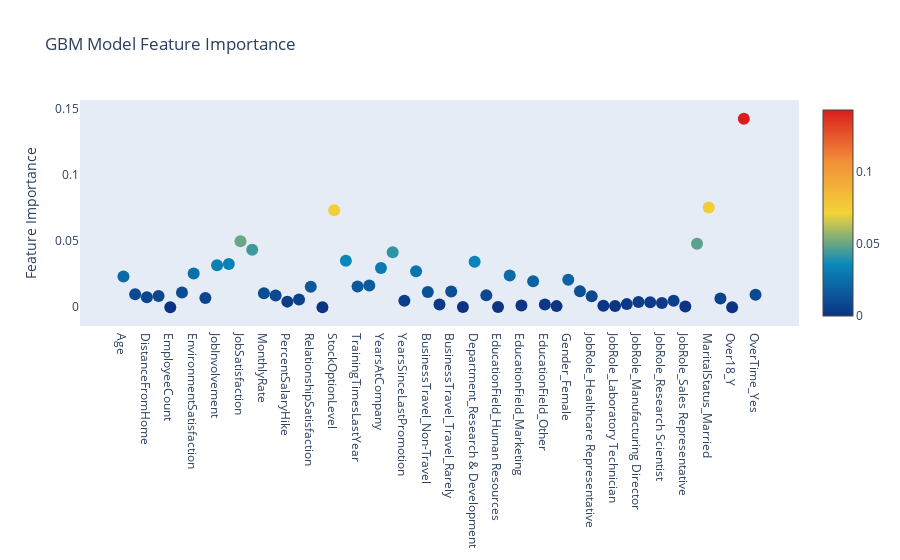

Notebook cell for this chart:
### Code cell
# Scatter plot 
trace = go.Scatter(
    y = best_model.feature_importances_,
    x = df.columns.values,
    mode='markers',
    marker=dict(
        sizemode = 'diameter',
        sizeref = 1.3,
        size = 12,
        color = best_model.feature_importances_,
        colorscale='Portland',
        showscale=True
    ),
    text = df.columns.values
)
data = [trace]

layout= go.Layout(
    height=600,
    autosize= True,
    title= 'GBM Model Feature Importance',
    hovermode= 'closest',
     xaxis= dict(
         ticklen= 5,
         showgrid=False,
        zeroline=False,
        showline=False
     ),
    yaxis=dict(
        title= 'Feature Importance',
        showgrid=False,
        zeroline=False,
        ticklen= 5,
        gridwidth= 2
    ),
    showlegend= False
)
fig = go.Figure(data=data, layout=layout)
py.iplot(fig,filename='scatter')

### Figure 1 — Plotly figure (JSON) as saved in the notebook; plotly's stock layout.template omitted (floating-point values rounded to 4 significant figures)
{"data": [{"marker": {"color": [0.02331, 0.009847, 0.007607, 0.008547, 0, 0.01107, 0.02551, 0.007049, 0.0317, 0.03272, 0.04991, 0.04356, 0.0106, 0.00877, 0.004213, 0.005761, 0.01556, 0, 0.07341, 0.0351, 0.01575, 0.01636, 0.02964, 0.04156, 0.004892, 0.02715, 0.01157, 0.001995, 0.01196, 9.229e-05, 0.03432, 0.008952, 0.0002265, 0.02396, 0.001228, 0.01957, 0.001984, 0.0008185, 0.0207, 0.01216, 0.008202, 0.001148, 0.0009072, 0.002328, 0.003938, 0.003725, 0.003135, 0.004938, 0.0004775, 0.04802, 0.07549, 0.006511, 0, 0.1426, 0.009441], "colorscale": [[0, "rgb(12,51,131)"], [0.25, "rgb(10,136,186)"], [0.5, "rgb(242,211,56)"], [0.75, "rgb(242,143,56)"], [1, "rgb(217,30,30)"]], "showscale": true, "size": 12, "sizemode": "diameter", "sizeref": 1.3}, "mode": "markers", "text": ["Age", "DailyRate", "DistanceFromHome", "Education", "EmployeeCount", "EmployeeNumber", "EnvironmentSatisfaction", "HourlyRate", "JobInvolvement", "JobLevel", "JobSatisfaction", "MonthlyIncome", "MonthlyRate", "NumCompaniesWorked", "PercentSalaryHike", "PerformanceRating", "RelationshipSatisfaction", "StandardHours", "StockOptionLevel", "TotalWorkingYears", "TrainingTimesLastYear", "WorkLifeBalance", "YearsAtCompany", "YearsInCurrentRole", "YearsSinceLastPromotion", "YearsWithCurrManager", "BusinessTravel_Non-Travel", "BusinessTravel_Travel_Frequently", "BusinessTravel_Travel_Rarely", "Department_Human Resources", "Department_Research & Development", "Department_Sales", "EducationField_Human Resources", "EducationField_Life Sciences", "EducationField_Marketing", "EducationField_Medical", "EducationField_Other", "EducationField_Technical Degree", "Gender_Female", "Gender_Male", "JobRole_Healthcare Representative", "JobRole_Human Resources", "JobRole_Laboratory Technician", "JobRole_Manager", "JobRole_Manufacturing Director", "JobRole_Research Director", "JobRole_Research Scientist", "JobRole_Sales Executive", "JobRole_Sales Representative", "MaritalStatus_Divorced", "MaritalStatus_Married", "MaritalStatus_Single", "Over18_Y", "OverTime_No", "OverTime_Yes"], "type": "scatter", "x": ["Age", "DailyRate", "DistanceFromHome", "Education", "EmployeeCount", "EmployeeNumber", "EnvironmentSatisfaction", "HourlyRate", "JobInvolvement", "JobLevel", "JobSatisfaction", "MonthlyIncome", "MonthlyRate", "NumCompaniesWorked", "PercentSalaryHike", "PerformanceRating", "RelationshipSatisfaction", "StandardHours", "StockOptionLevel", "TotalWorkingYears", "TrainingTimesLastYear", "WorkLifeBalance", "YearsAtCompany", "YearsInCurrentRole", "YearsSinceLastPromotion", "YearsWithCurrManager", "BusinessTravel_Non-Travel", "BusinessTravel_Travel_Frequently", "BusinessTravel_Travel_Rarely", "Department_Human Resources", "Department_Research & Development", "Department_Sales", "EducationField_Human Resources", "EducationField_Life Sciences", "EducationField_Marketing", "EducationField_Medical", "EducationField_Other", "EducationField_Technical Degree", "Gender_Female", "Gender_Male", "JobRole_Healthcare Representative", "JobRole_Human Resources", "JobRole_Laboratory Technician", "JobRole_Manager", "JobRole_Manufacturing Director", "JobRole_Research Director", "JobRole_Research Scientist", "JobRole_Sales Executive", "JobRole_Sales Representative", "MaritalStatus_Divorced", "MaritalStatus_Married", "MaritalStatus_Single", "Over18_Y", "OverTime_No", "OverTime_Yes"], "y": [0.02331, 0.009847, 0.007607, 0.008547, 0, 0.01107, 0.02551, 0.007049, 0.0317, 0.03272, 0.04991, 0.04356, 0.0106, 0.00877, 0.004213, 0.005761, 0.01556, 0, 0.07341, 0.0351, 0.01575, 0.01636, 0.02964, 0.04156, 0.004892, 0.02715, 0.01157, 0.001995, 0.01196, 9.229e-05, 0.03432, 0.008952, 0.0002265, 0.02396, 0.001228, 0.01957, 0.001984, 0.0008185, 0.0207, 0.01216, 0.008202, 0.001148, 0.0009072, 0.002328, 0.003938, 0.003725, 0.003135, 0.004938, 0.0004775, 0.04802, 0.07549, 0.006511, 0, 0.1426, 0.009441]}], "layout": {"autosize": true, "hovermode": "closest", "showlegend": false, "title": {"text": "GBM Model Feature Importance"}, "xaxis": {"autorange": true, "range": [-3.556, 57.56], "showgrid": false, "showline": false, "ticklen": 5, "type": "category", "zeroline": false}, "yaxis": {"autorange": true, "gridwidth": 2, "range": [-0.01322, 0.1558], "showgrid": false, "ticklen": 5, "title": {"text": "Feature Importance"}, "type": "linear", "zeroline": false}}}
